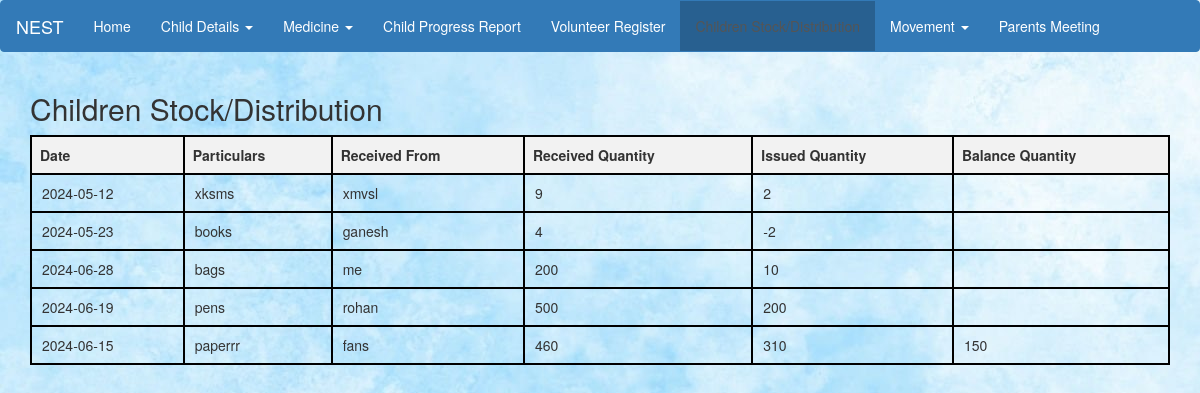
Page /child_stock_view.php on the committed database.
### tables this page shows
CREATE TABLE `child_stock` (
  `date` date NOT NULL,
  `particulars` varchar(300) NOT NULL,
  `received_from` varchar(300) NOT NULL,
  `received_quantity` varchar(300) NOT NULL,
  `issued_quantity` varchar(300) NOT NULL,
  `balance_quantity` varchar(300) NOT NULL
);

### child_stock_view.php (the view, shortened to what this page needs)
<?php
$servername = "localhost";
$username = "root";
$password = "";
$database = "nestdb";
$conn = new mysqli($servername, $username, $password, $database);
$sql = "SELECT * FROM child_stock";
$result = $conn->query($sql);
?>
<!DOCTYPE html>
<html lang="en">
<head>
    <link rel="stylesheet" href="https://maxcdn.bootstrapcdn.com/bootstrap/3.4.1/css/bootstrap.min.css">
    <link rel="stylesheet" href="style.css">
</head>
<body>
    <nav class="navbar navbar-default">
        <div class="container-fluid">
            <div class="navbar-header">
                <a class="navbar-brand" href="#">NEST</a>
            </div>
            <ul class="nav navbar-nav">
                <li><a href="index.html">Home</a></li>
                <li class="dropdown">
                    <a class="dropdown-toggle" data-toggle="dropdown" href="#">Child Details
                        <span class="caret"></span>
                    </a>
                </li>
                <li class="dropdown">
                    <a class="dropdown-toggle" data-toggle="dropdown" href="#">Medicine
                        <span class="caret"></span>
                    </a>
                </li>
                <li><a href="child_progress_report_view.html">Child Progress Report</a></li>
                <li><a href="volunteer_view.php">Volunteer Register</a></li>
                <li class="active"><a href="#">Children Stock/Distribution</a></li>
                <li class="dropdown">
                  <a class="dropdown-toggle" data-toggle="dropdown" href="#">Movement
                      <span class="caret"></span>
                  </a>
                </li>
                <li><a href="parent_meeting_register.html">Parents Meeting</a></li>
            </ul>
        </div>
    </nav>
    <div class="container">
        <h2>Children Stock/Distribution</h2>
        <table>
            <thead>
                <tr>
                    <th>Date</th>
                    <th>Particulars</th>
                    <th>Received From</th>
                    <th>Received Quantity</th>
                    <th>Issued Quantity</th>
                    <th>Balance Quantity</th>
                </tr>
            </thead>
            <tbody>
                <?php
                if ($result->num_rows > 0) {
                    while($row = $result->fetch_assoc()) {
                        echo "<tr>";
                        echo "<td>" . $row["date"] . "</td>";
                        echo "<td>" . $row["particulars"] . "</td>";
                        echo "<td>" . $row["received_from"] . "</td>";
                        echo "<td>" . $row["received_quantity"] . "</td>";
                        echo "<td>" . $row["issued_quantity"] . "</td>";
                        echo "<td>" . $row["balance_quantity"] . "</td>";
                        echo "</tr>";
                    }
                } else {
                    echo "<tr><td colspan='6'>No records found</td></tr>";
                }
                ?>
            </tbody>
        </table>
    </div>
</body>
</html>

### style.css (style rules this page uses)
table td { padding-left: 10px; padding-right: 10px; }
table { width: 100%; }
.navbar-default { background-color: #337ab7; border-color: #337ab7; }
.navbar-default .navbar-brand { color: #ffffff; }
.navbar-default .navbar-nav > li > a { color: #ffffff; }
.navbar-default .navbar-nav > .active > a, .navbar-default .navbar-nav > .active > a:hover, .navbar-default .navbar-nav > .active > a:focus { background-color: #286090; }
body { background-color: #e6f2ff; background-image: url('bg_marble.jpg'); background-repeat: repeat; }

### child_stock_view.php (style rules this page uses)
table { border-collapse: collapse; width: 100%; }
th, td { border: 2px solid black; text-align: left; padding: 8px; }
th { background-color: #f2f2f2; }

### rows in the picture
child_stock: date "2024-05-12", particulars "xksms", received_from "xmvsl", received_quantity "9", issued_quantity "2"
child_stock: date "2024-05-23", particulars "books", received_from "ganesh", received_quantity "4", issued_quantity "-2"
child_stock: date "2024-06-28", particulars "bags", received_from "me", received_quantity "200", issued_quantity "10"
child_stock: date "2024-06-19", particulars "pens", received_from "rohan", received_quantity "500", issued_quantity "200"
child_stock: date "2024-06-15", particulars "paperrr", received_from "fans", received_quantity "460", issued_quantity "310", balance_quantity "150"
